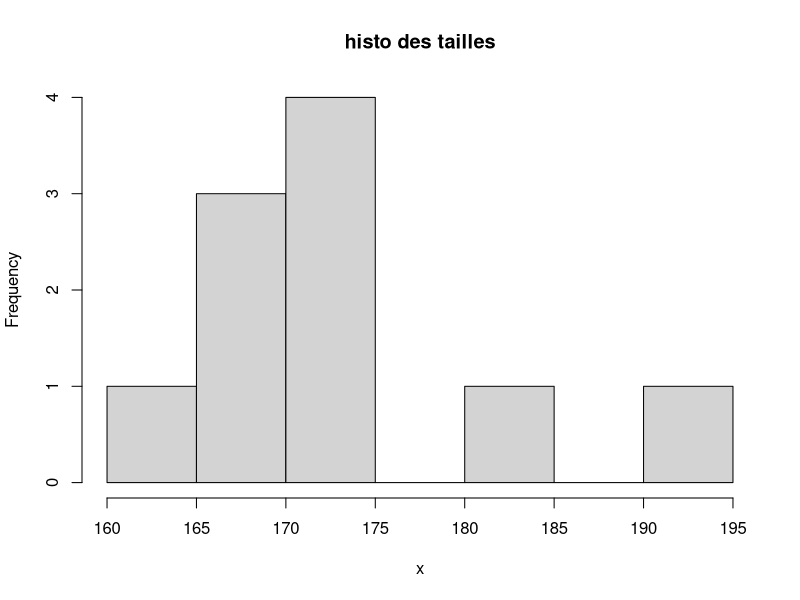

The R source for this figure:
2 + 3
2 + 3
8 - 12
14 * 25
-3/10
4*sqrt(2)
x<-2
x
x+2
sin(x)
sin(2)
y<-sin(x)
y
pi
exp(1)
x=2
x<-2
2->x
#variables
tailles <- c(167, 192, 173, 174, 172, 167, 171, 185, 163, 170)
tailles
length(tailles)#taille echantillon
mean(tailles)#moyenne
sd(tailles)#ecard-type
var(tailles)#variance
summary(tailles)#resume
hist(tailles,main="histo des tailles",xlab="x")#histogram



tailles <- c(167, 192, 173, 174, 172, 167, 171, 185, 163, 170)
poids <- c(86, 74, 83, 50, 78, 66, 66, 51, 50, 55)
tailles.m <- tailles/100
imc <- poids/(tailles.m^2)





poids <- c(86, 74, 83, 50, 78, 66, 66, 51, 50, 55)

poids
length(poids)
tailles.st<-(tailles-mean(tailles))/sd(tailles)
tailles
tailles.st
mean(tailles.st)
sd(tailles.st)
tailles.m<-tailles/100
imc<-poids/tailles.m^2
imc
donnees<- data.frame(tailles,poids,imc)


x<-seq(from=0,to=10^6,by=1)
x
x[10000]#on demande quelle valeur est en position 10 000
